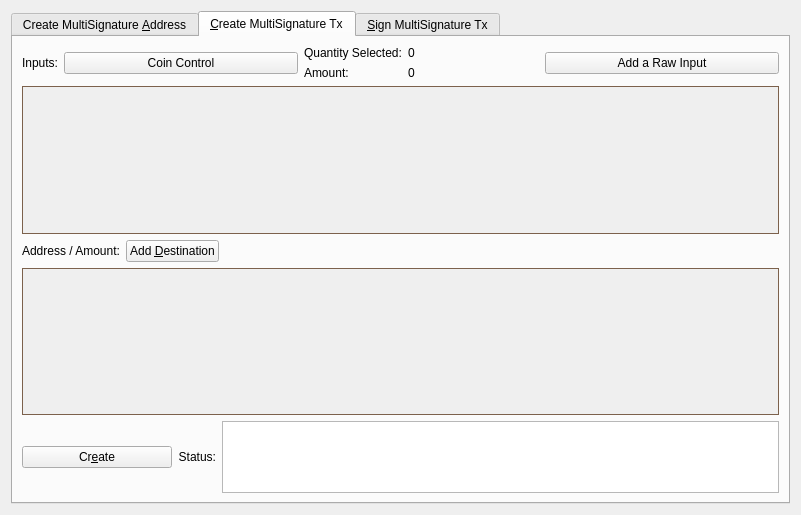
<?xml version="1.0" encoding="UTF-8"?>
<ui version="4.0">
 <class>MultisigDialog</class>
 <widget class="QDialog" name="MultisigDialog">
  <property name="geometry">
   <rect>
    <x>0</x>
    <y>0</y>
    <width>801</width>
    <height>515</height>
   </rect>
  </property>
  <property name="sizePolicy">
   <sizepolicy hsizetype="Fixed" vsizetype="Fixed">
    <horstretch>0</horstretch>
    <verstretch>0</verstretch>
   </sizepolicy>
  </property>
  <property name="windowTitle">
   <string>Multisignature Address Interactions</string>
  </property>
  <layout class="QVBoxLayout" name="verticalLayout_8">
   <item>
    <widget class="QTabWidget" name="multisigTabWidget">
     <property name="styleSheet">
      <string notr="true">QScrollArea{border: 1px solid #7c614c;}</string>
     </property>
     <property name="currentIndex">
      <number>1</number>
     </property>
     <widget class="QWidget" name="addMultisigTab">
      <property name="sizePolicy">
       <sizepolicy hsizetype="Minimum" vsizetype="Minimum">
        <horstretch>0</horstretch>
        <verstretch>0</verstretch>
       </sizepolicy>
      </property>
      <attribute name="title">
       <string>Create MultiSignature &amp;Address</string>
      </attribute>
      <layout class="QVBoxLayout" name="verticalLayout">
       <item>
        <layout class="QHBoxLayout" name="enterMLayout">
         <item>
          <widget class="QSpinBox" name="enterMSpinbox">
           <property name="sizePolicy">
            <sizepolicy hsizetype="Fixed" vsizetype="Fixed">
             <horstretch>0</horstretch>
             <verstretch>0</verstretch>
            </sizepolicy>
           </property>
           <property name="toolTip">
            <string>How many people must sign to verify a transaction</string>
           </property>
           <property name="minimum">
            <number>1</number>
           </property>
           <property name="maximum">
            <number>15</number>
           </property>
           <property name="value">
            <number>1</number>
           </property>
          </widget>
         </item>
         <item>
          <widget class="QLabel" name="enterMLabel">
           <property name="text">
            <string>Enter the minimum number of signatures required to sign transactions</string>
           </property>
          </widget>
         </item>
        </layout>
       </item>
       <item>
        <layout class="QHBoxLayout" name="addressLabelLayout">
         <item>
          <widget class="QLabel" name="addressLableLabel">
           <property name="text">
            <string>Address Label:</string>
           </property>
          </widget>
         </item>
         <item>
          <widget class="QLineEdit" name="multisigAddressLabel"/>
         </item>
        </layout>
       </item>
       <item>
        <layout class="QHBoxLayout" name="addAddressLayout">
         <item>
          <widget class="QPushButton" name="addAddressButton">
           <property name="toolTip">
            <string>Add another address that could sign to verify a transaction from the multisig address.</string>
           </property>
           <property name="text">
            <string>&amp;Add Address / Key</string>
           </property>
           <property name="icon">
            <iconset resource="../bitcoin.qrc">
             <normaloff>:/icons/add</normaloff>:/icons/add</iconset>
           </property>
           <property name="autoDefault">
            <bool>false</bool>
           </property>
          </widget>
         </item>
         <item>
          <widget class="QLabel" name="addAddressLabel">
           <property name="sizePolicy">
            <sizepolicy hsizetype="Preferred" vsizetype="Fixed">
             <horstretch>0</horstretch>
             <verstretch>0</verstretch>
            </sizepolicy>
           </property>
           <property name="text">
            <string>Local addresses or public keys that can sign:</string>
           </property>
          </widget>
         </item>
         <item>
          <spacer name="addAddressSpacer_2">
           <property name="orientation">
            <enum>Qt::Horizontal</enum>
           </property>
           <property name="sizeHint" stdset="0">
            <size>
             <width>40</width>
             <height>10</height>
            </size>
           </property>
          </spacer>
         </item>
        </layout>
       </item>
       <item>
        <widget class="QScrollArea" name="addAddressScrollArea">
         <property name="sizePolicy">
          <sizepolicy hsizetype="Preferred" vsizetype="Expanding">
           <horstretch>0</horstretch>
           <verstretch>0</verstretch>
          </sizepolicy>
         </property>
         <property name="widgetResizable">
          <bool>true</bool>
         </property>
         <widget class="QWidget" name="addAddressWidget">
          <property name="geometry">
           <rect>
            <x>0</x>
            <y>0</y>
            <width>759</width>
            <height>166</height>
           </rect>
          </property>
          <layout class="QVBoxLayout" name="verticalLayout_5">
           <item>
            <layout class="QVBoxLayout" name="addressList"/>
           </item>
           <item>
            <spacer name="verticalSpacer">
             <property name="orientation">
              <enum>Qt::Vertical</enum>
             </property>
             <property name="sizeHint" stdset="0">
              <size>
               <width>20</width>
               <height>40</height>
              </size>
             </property>
            </spacer>
           </item>
          </layout>
         </widget>
        </widget>
       </item>
       <item>
        <layout class="QHBoxLayout" name="addMultisigLayout">
         <item>
          <widget class="QPushButton" name="addMultisigButton">
           <property name="sizePolicy">
            <sizepolicy hsizetype="Preferred" vsizetype="Fixed">
             <horstretch>0</horstretch>
             <verstretch>0</verstretch>
            </sizepolicy>
           </property>
           <property name="toolTip">
            <string>Create a new multisig address</string>
           </property>
           <property name="toolTipDuration">
            <number>-3</number>
           </property>
           <property name="text">
            <string>C&amp;reate</string>
           </property>
           <property name="icon">
            <iconset resource="../bitcoin.qrc">
             <normaloff>:/icons/filesave</normaloff>:/icons/filesave</iconset>
           </property>
           <property name="autoDefault">
            <bool>false</bool>
           </property>
          </widget>
         </item>
         <item>
          <widget class="QLabel" name="label">
           <property name="text">
            <string>Status:</string>
           </property>
          </widget>
         </item>
         <item>
          <widget class="QTextEdit" name="addMultisigStatus">
           <property name="sizePolicy">
            <sizepolicy hsizetype="Expanding" vsizetype="Fixed">
             <horstretch>0</horstretch>
             <verstretch>0</verstretch>
            </sizepolicy>
           </property>
           <property name="maximumSize">
            <size>
             <width>16777215</width>
             <height>75</height>
            </size>
           </property>
           <property name="readOnly">
            <bool>true</bool>
           </property>
           <property name="textInteractionFlags">
            <set>Qt::TextSelectableByKeyboard|Qt::TextSelectableByMouse</set>
           </property>
          </widget>
         </item>
        </layout>
       </item>
       <item>
        <widget class="QLabel" name="label_2">
         <property name="sizePolicy">
          <sizepolicy hsizetype="Preferred" vsizetype="Preferred">
           <horstretch>0</horstretch>
           <verstretch>0</verstretch>
          </sizepolicy>
         </property>
         <property name="text">
          <string>Use below to quickly import an address by its redeem. Don't forget to add a label before clicking import!
Keep in mind, the wallet will rescan the blockchain to find transactions containing the new address.
Please be patient after clicking import.</string>
         </property>
         <property name="scaledContents">
          <bool>false</bool>
         </property>
         <property name="wordWrap">
          <bool>true</bool>
         </property>
        </widget>
       </item>
       <item>
        <layout class="QHBoxLayout" name="importLayout">
         <item>
          <widget class="QPushButton" name="importAddressButton">
           <property name="sizePolicy">
            <sizepolicy hsizetype="Fixed" vsizetype="Fixed">
             <horstretch>0</horstretch>
             <verstretch>0</verstretch>
            </sizepolicy>
           </property>
           <property name="text">
            <string>&amp;Import Redeem</string>
           </property>
           <property name="icon">
            <iconset resource="../bitcoin.qrc">
             <normaloff>:/icons/receiving_addresses</normaloff>:/icons/receiving_addresses</iconset>
           </property>
          </widget>
         </item>
         <item>
          <widget class="QLineEdit" name="importRedeem">
           <property name="sizePolicy">
            <sizepolicy hsizetype="Preferred" vsizetype="Fixed">
             <horstretch>0</horstretch>
             <verstretch>0</verstretch>
            </sizepolicy>
           </property>
          </widget>
         </item>
        </layout>
       </item>
      </layout>
     </widget>
     <widget class="QWidget" name="createTransactionTab">
      <attribute name="title">
       <string>&amp;Create MultiSignature Tx</string>
      </attribute>
      <layout class="QVBoxLayout" name="verticalLayout_3">
       <item>
        <layout class="QHBoxLayout" name="horizontalLayout_2">
         <item>
          <layout class="QVBoxLayout" name="createTxLayout">
           <item>
            <layout class="QHBoxLayout" name="addTxInputLayout">
             <item>
              <widget class="QLabel" name="addTxInputLabel">
               <property name="sizePolicy">
                <sizepolicy hsizetype="Fixed" vsizetype="Preferred">
                 <horstretch>0</horstretch>
                 <verstretch>0</verstretch>
                </sizepolicy>
               </property>
               <property name="text">
                <string>Inputs:</string>
               </property>
              </widget>
             </item>
             <item>
              <widget class="QPushButton" name="pushButtonCoinControl">
               <property name="sizePolicy">
                <sizepolicy hsizetype="Preferred" vsizetype="Fixed">
                 <horstretch>0</horstretch>
                 <verstretch>0</verstretch>
                </sizepolicy>
               </property>
               <property name="text">
                <string>Coin Control</string>
               </property>
              </widget>
             </item>
             <item>
              <layout class="QFormLayout" name="formLayout_2">
               <property name="rightMargin">
                <number>10</number>
               </property>
               <item row="0" column="0">
                <widget class="QLabel" name="labelQuantity">
                 <property name="text">
                  <string>Quantity Selected:</string>
                 </property>
                </widget>
               </item>
               <item row="0" column="1">
                <widget class="QLabel" name="labelQuantity_int">
                 <property name="text">
                  <string>0</string>
                 </property>
                </widget>
               </item>
               <item row="1" column="0">
                <widget class="QLabel" name="labelAmount">
                 <property name="text">
                  <string>Amount:</string>
                 </property>
                </widget>
               </item>
               <item row="1" column="1">
                <widget class="QLabel" name="labelAmount_int">
                 <property name="text">
                  <string>0</string>
                 </property>
                </widget>
               </item>
              </layout>
             </item>
             <item>
              <widget class="QPushButton" name="addInputButton">
               <property name="sizePolicy">
                <sizepolicy hsizetype="Preferred" vsizetype="Fixed">
                 <horstretch>0</horstretch>
                 <verstretch>0</verstretch>
                </sizepolicy>
               </property>
               <property name="toolTip">
                <string>Add an input to fund the outputs</string>
               </property>
               <property name="text">
                <string>Add a Raw Input</string>
               </property>
               <property name="icon">
                <iconset resource="../bitcoin.qrc">
                 <normaloff>:/css/default</normaloff>:/css/default</iconset>
               </property>
              </widget>
             </item>
            </layout>
           </item>
           <item>
            <widget class="QScrollArea" name="txInputsScrollArea">
             <property name="sizePolicy">
              <sizepolicy hsizetype="Preferred" vsizetype="Expanding">
               <horstretch>0</horstretch>
               <verstretch>0</verstretch>
              </sizepolicy>
             </property>
             <property name="widgetResizable">
              <bool>true</bool>
             </property>
             <widget class="QWidget" name="txInputsWidget">
              <property name="geometry">
               <rect>
                <x>0</x>
                <y>0</y>
                <width>747</width>
                <height>131</height>
               </rect>
              </property>
              <layout class="QVBoxLayout" name="verticalLayout_7">
               <item>
                <layout class="QVBoxLayout" name="inputsList"/>
               </item>
               <item>
                <spacer name="txInputsSpacer">
                 <property name="orientation">
                  <enum>Qt::Vertical</enum>
                 </property>
                 <property name="sizeHint" stdset="0">
                  <size>
                   <width>20</width>
                   <height>80</height>
                  </size>
                 </property>
                </spacer>
               </item>
              </layout>
             </widget>
            </widget>
           </item>
           <item>
            <layout class="QHBoxLayout" name="addDestinationLayout">
             <item>
              <widget class="QLabel" name="addDestinationLabel">
               <property name="text">
                <string>Address / Amount:</string>
               </property>
              </widget>
             </item>
             <item>
              <widget class="QPushButton" name="addDestinationButton">
               <property name="sizePolicy">
                <sizepolicy hsizetype="Fixed" vsizetype="Fixed">
                 <horstretch>0</horstretch>
                 <verstretch>0</verstretch>
                </sizepolicy>
               </property>
               <property name="toolTip">
                <string>Add destinations to send 401K to</string>
               </property>
               <property name="text">
                <string>Add &amp;Destination</string>
               </property>
               <property name="icon">
                <iconset resource="../bitcoin.qrc">
                 <normaloff>:/icons/add</normaloff>:/icons/add</iconset>
               </property>
              </widget>
             </item>
             <item>
              <spacer name="addDestinationHorizontalSpacer">
               <property name="orientation">
                <enum>Qt::Horizontal</enum>
               </property>
               <property name="sizeHint" stdset="0">
                <size>
                 <width>40</width>
                 <height>20</height>
                </size>
               </property>
              </spacer>
             </item>
            </layout>
           </item>
           <item>
            <widget class="QScrollArea" name="destionationsScrollArea">
             <property name="sizePolicy">
              <sizepolicy hsizetype="Expanding" vsizetype="Expanding">
               <horstretch>0</horstretch>
               <verstretch>0</verstretch>
              </sizepolicy>
             </property>
             <property name="widgetResizable">
              <bool>true</bool>
             </property>
             <widget class="QWidget" name="destinationsScrollAreaContents">
              <property name="geometry">
               <rect>
                <x>0</x>
                <y>0</y>
                <width>747</width>
                <height>130</height>
               </rect>
              </property>
              <layout class="QVBoxLayout" name="verticalLayout_11">
               <item>
                <layout class="QVBoxLayout" name="destinationsList"/>
               </item>
               <item>
                <spacer name="destinationsSpacer">
                 <property name="orientation">
                  <enum>Qt::Vertical</enum>
                 </property>
                 <property name="sizeHint" stdset="0">
                  <size>
                   <width>20</width>
                   <height>20</height>
                  </size>
                 </property>
                </spacer>
               </item>
              </layout>
             </widget>
            </widget>
           </item>
           <item>
            <layout class="QHBoxLayout" name="horizontalLayout_4">
             <item>
              <widget class="QPushButton" name="createButton">
               <property name="sizePolicy">
                <sizepolicy hsizetype="Fixed" vsizetype="Fixed">
                 <horstretch>0</horstretch>
                 <verstretch>0</verstretch>
                </sizepolicy>
               </property>
               <property name="minimumSize">
                <size>
                 <width>150</width>
                 <height>0</height>
                </size>
               </property>
               <property name="toolTip">
                <string>Create a transaction object using the given inputs to the given outputs</string>
               </property>
               <property name="text">
                <string>Cr&amp;eate</string>
               </property>
               <property name="icon">
                <iconset resource="../bitcoin.qrc">
                 <normaloff>:/icons/export</normaloff>:/icons/export</iconset>
               </property>
               <property name="autoDefault">
                <bool>false</bool>
               </property>
               <property name="default">
                <bool>true</bool>
               </property>
              </widget>
             </item>
             <item>
              <widget class="QLabel" name="createButtonLabel">
               <property name="sizePolicy">
                <sizepolicy hsizetype="Fixed" vsizetype="Preferred">
                 <horstretch>0</horstretch>
                 <verstretch>0</verstretch>
                </sizepolicy>
               </property>
               <property name="text">
                <string>Status:</string>
               </property>
               <property name="alignment">
                <set>Qt::AlignRight|Qt::AlignTrailing|Qt::AlignVCenter</set>
               </property>
              </widget>
             </item>
             <item>
              <widget class="QTextEdit" name="createButtonStatus">
               <property name="sizePolicy">
                <sizepolicy hsizetype="Expanding" vsizetype="Minimum">
                 <horstretch>0</horstretch>
                 <verstretch>0</verstretch>
                </sizepolicy>
               </property>
               <property name="maximumSize">
                <size>
                 <width>16777215</width>
                 <height>16777215</height>
                </size>
               </property>
               <property name="sizeAdjustPolicy">
                <enum>QAbstractScrollArea::AdjustToContents</enum>
               </property>
               <property name="readOnly">
                <bool>true</bool>
               </property>
              </widget>
             </item>
            </layout>
           </item>
          </layout>
         </item>
         <item>
          <layout class="QHBoxLayout" name="horizontalLayout_3"/>
         </item>
        </layout>
       </item>
      </layout>
     </widget>
     <widget class="QWidget" name="signMultisigTransaction">
      <property name="styleSheet">
       <string notr="true">txScrollArea:{
	border: 1px solid #7c614c;
}
keyScrollArea:{
	border: 1px solid #7c614c;
}
txScrollArea:{
	border: 1px solid #7c614c;
}</string>
      </property>
      <attribute name="title">
       <string>&amp;Sign MultiSignature Tx</string>
      </attribute>
      <layout class="QVBoxLayout" name="verticalLayout_4">
       <item>
        <layout class="QHBoxLayout" name="transactionHexLayout">
         <item>
          <widget class="QLabel" name="transactionHexLabel">
           <property name="text">
            <string>Transaction Hex:</string>
           </property>
          </widget>
         </item>
         <item>
          <widget class="QLineEdit" name="transactionHex">
           <property name="toolTip">
            <string/>
           </property>
          </widget>
         </item>
        </layout>
       </item>
       <item>
        <layout class="QHBoxLayout" name="horizontalLayout">
         <item>
          <layout class="QVBoxLayout" name="verticalLayout_2">
           <item>
            <layout class="QHBoxLayout" name="horizontalLayout_7">
             <item>
              <widget class="QPushButton" name="signButton">
               <property name="sizePolicy">
                <sizepolicy hsizetype="Preferred" vsizetype="Fixed">
                 <horstretch>0</horstretch>
                 <verstretch>0</verstretch>
                </sizepolicy>
               </property>
               <property name="minimumSize">
                <size>
                 <width>150</width>
                 <height>0</height>
                </size>
               </property>
               <property name="toolTip">
                <string>Sign the transaction from this wallet or from provided private keys</string>
               </property>
               <property name="text">
                <string>S&amp;ign</string>
               </property>
               <property name="icon">
                <iconset resource="../bitcoin.qrc">
                 <normaloff>:/icons/edit</normaloff>:/icons/edit</iconset>
               </property>
               <property name="autoDefault">
                <bool>false</bool>
               </property>
               <property name="default">
                <bool>true</bool>
               </property>
              </widget>
             </item>
             <item>
              <widget class="QPushButton" name="commitButton">
               <property name="enabled">
                <bool>false</bool>
               </property>
               <property name="sizePolicy">
                <sizepolicy hsizetype="Preferred" vsizetype="Fixed">
                 <horstretch>0</horstretch>
                 <verstretch>0</verstretch>
                </sizepolicy>
               </property>
               <property name="toolTip">
                <string>&lt;html&gt;&lt;head/&gt;&lt;body&gt;&lt;p&gt;DISABLED until transaction has been signed enough times.&lt;/p&gt;&lt;/body&gt;&lt;/html&gt;</string>
               </property>
               <property name="autoFillBackground">
                <bool>false</bool>
               </property>
               <property name="text">
                <string>Co&amp;mmit</string>
               </property>
               <property name="icon">
                <iconset resource="../bitcoin.qrc">
                 <normaloff>:/icons/send</normaloff>:/icons/send</iconset>
               </property>
               <property name="autoDefault">
                <bool>true</bool>
               </property>
              </widget>
             </item>
             <item>
              <layout class="QHBoxLayout" name="addPrivKeyLayout">
               <item>
                <widget class="QPushButton" name="addPrivKeyButton">
                 <property name="sizePolicy">
                  <sizepolicy hsizetype="Fixed" vsizetype="Fixed">
                   <horstretch>0</horstretch>
                   <verstretch>0</verstretch>
                  </sizepolicy>
                 </property>
                 <property name="toolTip">
                  <string>Add private keys to sign the transaction with</string>
                 </property>
                 <property name="text">
                  <string>Add Private &amp;Key</string>
                 </property>
                 <property name="icon">
                  <iconset resource="../bitcoin.qrc">
                   <normaloff>:/icons/add</normaloff>:/icons/add</iconset>
                 </property>
                </widget>
               </item>
               <item>
                <widget class="QLabel" name="addPrivKeyLabel">
                 <property name="text">
                  <string>Sign with only private keys (Not Recommened)</string>
                 </property>
                </widget>
               </item>
              </layout>
             </item>
            </layout>
           </item>
           <item>
            <layout class="QHBoxLayout" name="horizontalLayout_5">
             <item>
              <widget class="QLabel" name="signButtonStatusLabel">
               <property name="text">
                <string>Status:</string>
               </property>
              </widget>
             </item>
             <item>
              <widget class="QTextEdit" name="signButtonStatus">
               <property name="sizePolicy">
                <sizepolicy hsizetype="Expanding" vsizetype="Preferred">
                 <horstretch>0</horstretch>
                 <verstretch>0</verstretch>
                </sizepolicy>
               </property>
               <property name="maximumSize">
                <size>
                 <width>16777215</width>
                 <height>16777215</height>
                </size>
               </property>
               <property name="verticalScrollBarPolicy">
                <enum>Qt::ScrollBarAsNeeded</enum>
               </property>
               <property name="readOnly">
                <bool>true</bool>
               </property>
               <property name="textInteractionFlags">
                <set>Qt::TextSelectableByKeyboard|Qt::TextSelectableByMouse</set>
               </property>
              </widget>
             </item>
            </layout>
           </item>
           <item>
            <widget class="QScrollArea" name="keyScrollArea">
             <property name="sizePolicy">
              <sizepolicy hsizetype="Expanding" vsizetype="Expanding">
               <horstretch>0</horstretch>
               <verstretch>0</verstretch>
              </sizepolicy>
             </property>
             <property name="sizeAdjustPolicy">
              <enum>QAbstractScrollArea::AdjustToContents</enum>
             </property>
             <property name="widgetResizable">
              <bool>true</bool>
             </property>
             <widget class="QWidget" name="keyScrollAreaContents">
              <property name="geometry">
               <rect>
                <x>0</x>
                <y>0</y>
                <width>755</width>
                <height>168</height>
               </rect>
              </property>
              <layout class="QVBoxLayout" name="verticalLayout_9">
               <item>
                <layout class="QVBoxLayout" name="keyList"/>
               </item>
               <item>
                <spacer name="keySpacer">
                 <property name="orientation">
                  <enum>Qt::Vertical</enum>
                 </property>
                 <property name="sizeHint" stdset="0">
                  <size>
                   <width>20</width>
                   <height>20</height>
                  </size>
                 </property>
                </spacer>
               </item>
              </layout>
             </widget>
            </widget>
           </item>
          </layout>
         </item>
        </layout>
       </item>
      </layout>
     </widget>
    </widget>
   </item>
  </layout>
 </widget>
 <resources>
  <include location="../bitcoin.qrc"/>
 </resources>
 <connections/>
</ui>
